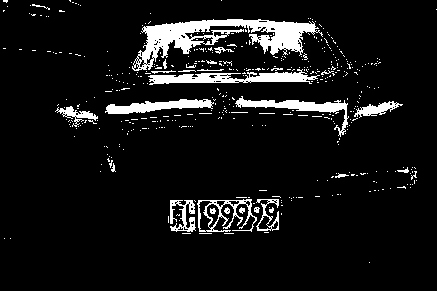
//> input picture practice/opencvcartest2/opencvcartest2/car_bw.png, 437 x 291 px, given in place of 2.png, which was not available
$ ./cartest2   (built with g++ and OpenCV 4)
//> lines starting //> are read from the running program, lines starting //| are printed output that depends on the picture; after the words box and inside, x2 and y2 are one past the last pixel; in counts of white or black regions, pixels touching at a corner belong together; pictures that were not available may be replaced by others from this repository, and a replacement may not be noted
// cartest2.cpp : 定义控制台应用程序的入口点。
//

#include "stdafx.h"
#include <iostream>
#include "opencv2/highgui/highgui.hpp"
#include "opencv2/imgproc/imgproc.hpp"

using namespace cv;
using namespace std;

int _tmain(int argc, _TCHAR* argv[])
{
	Mat srcImage=imread("E:\\2.png");
//> srcImage is the input picture: 291 rows x 437 cols, CV_8UC3; 8.1% white; 446 white regions (418 under 20 px), largest, box (x1, y1, x2, y2) and area: (132, 19, 323, 71) 3589, (148, 69, 320, 85) 1325, (235, 96, 349, 137) 987
    Mat srcShowImage;
    srcImage.copyTo(srcShowImage);
    //imshow("a",srcImage);
    int i,j;
    int cPointB,cPointG,cPointR;
    for(i=1;i<srcImage.rows;i++)
        for(j=1;j<srcImage.cols;j++)
        {
            cPointB=srcImage.at<Vec3b>(i,j)[0];
            cPointG=srcImage.at<Vec3b>(i,j)[1];
            cPointR=srcImage.at<Vec3b>(i,j)[2];
            if(cPointB>80&cPointR<80&cPointG<80)    //提取蓝色，将该区域设置为黑色
            {
                srcImage.at<Vec3b>(i,j)[0]=0;
                srcImage.at<Vec3b>(i,j)[1]=0;
                srcImage.at<Vec3b>(i,j)[2]=0;
            }

            else if(cPointB>200&cPointR>200&cPointG>200)  //提取白色，将其设置为黑色
            {
                srcImage.at<Vec3b>(i,j)[0]=0;
                srcImage.at<Vec3b>(i,j)[1]=0;
                srcImage.at<Vec3b>(i,j)[2]=0;
            }

            else
            {
                srcImage.at<Vec3b>(i,j)[0]=255;
                srcImage.at<Vec3b>(i,j)[1]=255;
                srcImage.at<Vec3b>(i,j)[2]=255;
            }

        }
//> this loop made 290 passes
//> (cPointB, cPointG, cPointR) on passes 1 to 3: (0, 0, 0), (0, 0, 0), (0, 0, 0)
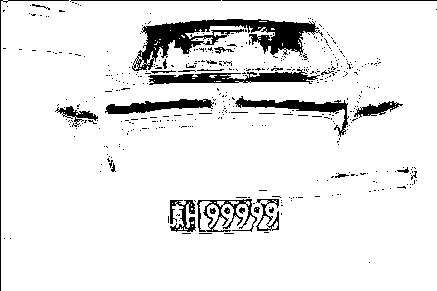
//> srcImage: 291 rows x 437 cols, CV_8UC3; 91.3% white; 446 black regions (415 under 20 px), largest, box (x1, y1, x2, y2) and area: (132, 19, 323, 71) 3589, (148, 69, 320, 85) 1325, (235, 96, 349, 137) 987
//> after the loop, cPointB = 0; cPointG = 0; cPointR = 0
        cvtColor(srcImage,srcImage, CV_BGR2GRAY);
        threshold(srcImage,srcImage,127, 255,CV_THRESH_BINARY);
        //使用差分法，去掉不相关的区域。
        for(i=1;i<srcImage.rows;i++)
            for(j=1;j<srcImage.cols-1;j++)
            {
                srcImage.at<uchar>(i,j)=srcImage.at<uchar>(i,j+1)-srcImage.at<uchar>(i,j);

            }
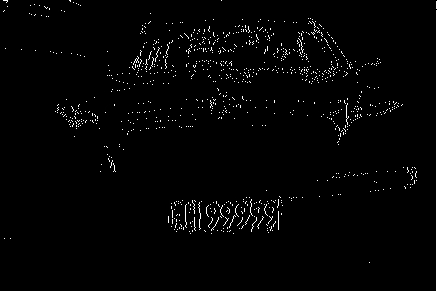
//> srcImage: 291 rows x 437 cols, CV_8UC1; min 0, max 255, mean 4.4

            threshold(srcImage,srcImage,127, 255,CV_THRESH_BINARY_INV);//通过二值化的方式来取反。
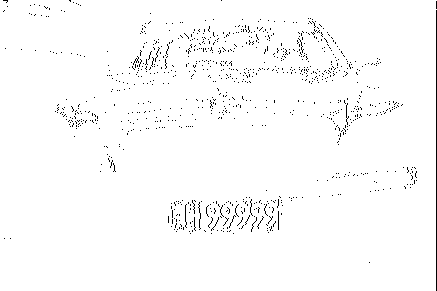
//> srcImage: 291 rows x 437 cols, CV_8UC1; 98.3% white; black in thin lines or dots
            // [4 lines of commented-out code are left out]
            erode(srcImage,srcImage,Mat(3,3,CV_8U),Point(-1,-1),5);
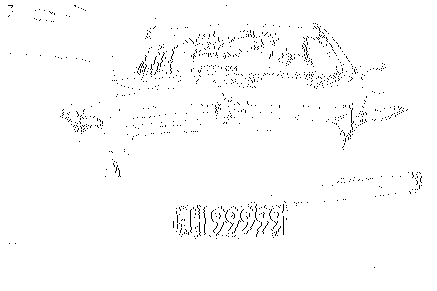
//> srcImage: 291 rows x 437 cols, CV_8UC1; 98.5% white; black in thin lines or dots, all inside (x1, y1, x2, y2) = (8, 5, 422, 268)
            threshold(srcImage,srcImage,127,255,CV_THRESH_BINARY_INV);
            imshow("a",srcImage);
            vector<vector<Point> > contours;
            vector<Vec4i> hierarchy;
            findContours(srcImage, contours, hierarchy, CV_RETR_EXTERNAL, CV_CHAIN_APPROX_SIMPLE, Point(0, 0) );
//> contours = 945 contours, all with area under 20
            Scalar color = Scalar( 0, 0, 0 );
            for( int i = 0; i < contours.size(); i++ )
            {
                //使用边界框的方式
                CvRect aRect =  boundingRect(contours[i]);
                int tmparea=aRect.height*aRect.height;
                if (((double)aRect.width/(double)aRect.height>2)&& ((double)aRect.width/(double)aRect.height<6)&& tmparea>=2000&&tmparea<=25000)
                {
                    rectangle(srcShowImage,cvPoint(aRect.x,aRect.y),cvPoint(aRect.x+aRect.width ,aRect.y+aRect.height),color,2);
                    //cvDrawContours( dst, contours, color, color, -1, 1, 8 );
                }
            }
//> this loop made 945 passes
//> (aRect, tmparea) on passes 29, 35, 37: (Rect(275, 231, 2, 5), 25), (Rect(180, 228, 2, 5), 25), (Rect(278, 226, 3, 6), 36)

            imshow("da",srcShowImage);
			cvWaitKey(0);
}
